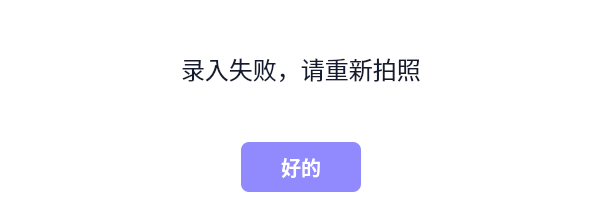
<?xml version="1.0" encoding="UTF-8"?>
<ui version="4.0">
 <class>Dialog</class>
 <widget class="QDialog" name="Dialog">
  <property name="geometry">
   <rect>
    <x>0</x>
    <y>0</y>
    <width>603</width>
    <height>222</height>
   </rect>
  </property>
  <property name="windowTitle">
   <string>Dialog</string>
  </property>
  <property name="styleSheet">
   <string notr="true">background: transparent;</string>
  </property>
  <layout class="QHBoxLayout" name="horizontalLayout">
   <property name="spacing">
    <number>0</number>
   </property>
   <property name="leftMargin">
    <number>0</number>
   </property>
   <property name="topMargin">
    <number>0</number>
   </property>
   <property name="rightMargin">
    <number>0</number>
   </property>
   <property name="bottomMargin">
    <number>0</number>
   </property>
   <item>
    <widget class="QFrame" name="frame">
     <property name="styleSheet">
      <string notr="true">background: #FFFFFF;
border-radius: 8px;
border-radius: 8px;</string>
     </property>
     <property name="frameShape">
      <enum>QFrame::StyledPanel</enum>
     </property>
     <property name="frameShadow">
      <enum>QFrame::Raised</enum>
     </property>
     <layout class="QVBoxLayout" name="verticalLayout">
      <property name="spacing">
       <number>35</number>
      </property>
      <property name="leftMargin">
       <number>0</number>
      </property>
      <property name="topMargin">
       <number>30</number>
      </property>
      <property name="rightMargin">
       <number>0</number>
      </property>
      <property name="bottomMargin">
       <number>30</number>
      </property>
      <item alignment="Qt::AlignHCenter">
       <widget class="QLabel" name="label">
        <property name="styleSheet">
         <string notr="true">font-family: SourceHanSansCN;
font-weigth: bold;
font-size: 24px;
color: #141A30;
text-align: center;
line-height: 48px;</string>
        </property>
        <property name="text">
         <string>录入失败，请重新拍照</string>
        </property>
       </widget>
      </item>
      <item alignment="Qt::AlignHCenter">
       <widget class="QPushButton" name="pb_ok">
        <property name="minimumSize">
         <size>
          <width>120</width>
          <height>50</height>
         </size>
        </property>
        <property name="styleSheet">
         <string notr="true">background: #9189FE;
border-radius: 8px;
border-radius: 8px;
font-family: SourceHanSansCN;
font-weight: bold;
font-size: 20px;
color: #FFFFFF;
text-align: center;
line-height: 48px;</string>
        </property>
        <property name="text">
         <string>好的</string>
        </property>
       </widget>
      </item>
     </layout>
    </widget>
   </item>
  </layout>
 </widget>
 <resources/>
 <connections/>
</ui>
